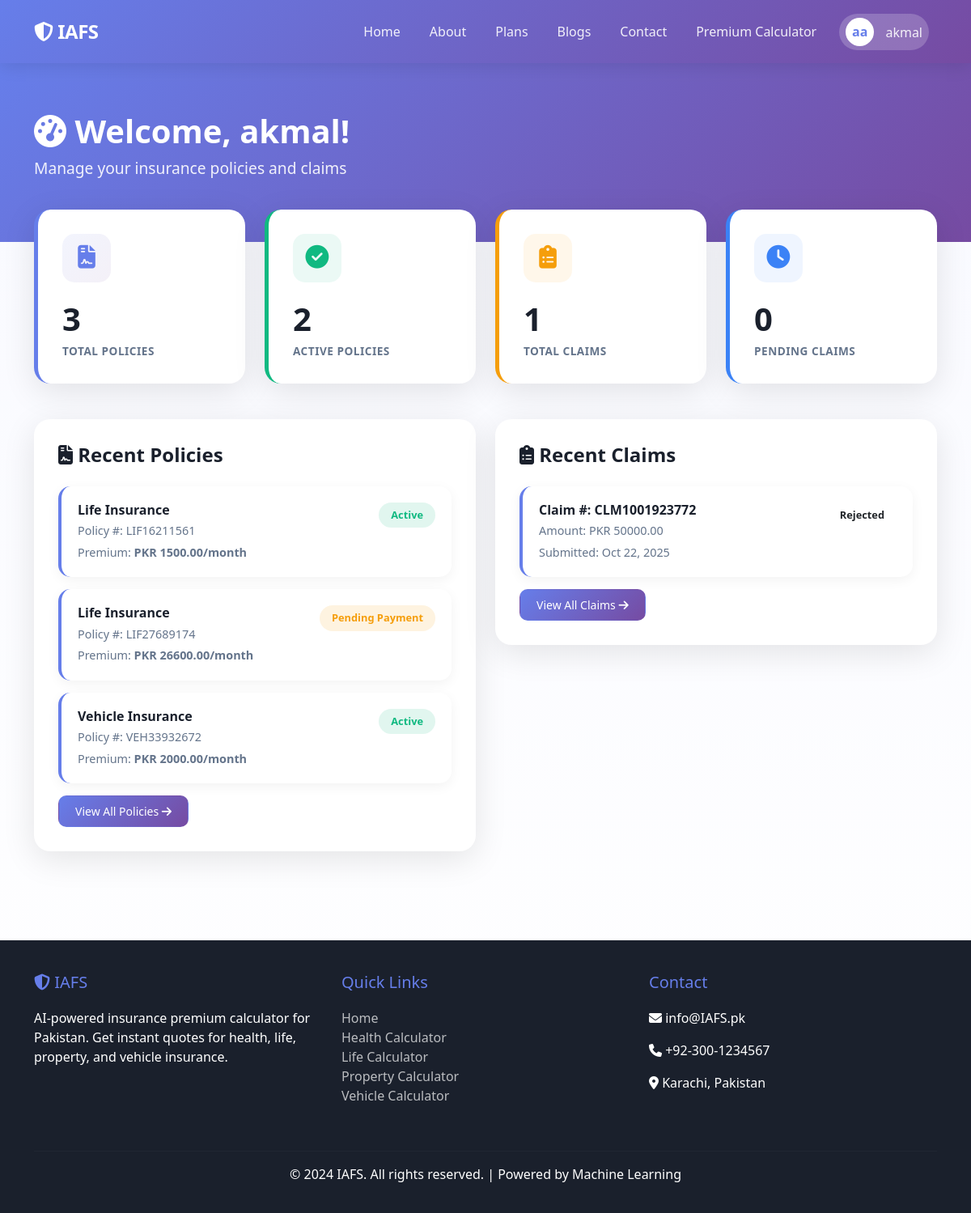
The app's page /dashboard/ (signed in) with its own data.
### calculator/models.py (models this page shows, shortened)
class Policy(models.Model):
    INSURANCE_TYPES = [
        ('health', 'Health Insurance'),
        ('life', 'Life Insurance'),
        ('property', 'Property Insurance'),
        ('vehicle', 'Vehicle Insurance'),
    ]
    STATUS_CHOICES = [
        ('pending', 'Pending Payment'),
        ('active', 'Active'),
        ('expired', 'Expired'),
        ('cancelled', 'Cancelled'),
    ]
    policy_number = models.CharField(max_length=20, unique=True, editable=False)
    user = models.ForeignKey(User, on_delete=models.CASCADE, related_name='policies')
    insurance_type = models.CharField(max_length=20, choices=INSURANCE_TYPES)
    monthly_premium = models.DecimalField(max_digits=10, decimal_places=2)
    yearly_premium = models.DecimalField(max_digits=10, decimal_places=2)
    coverage_amount = models.DecimalField(max_digits=12, decimal_places=2)
    start_date = models.DateField()
    end_date = models.DateField()
    status = models.CharField(max_length=20, choices=STATUS_CHOICES, default='pending')
    policy_data = models.JSONField()  # Store all input data
    created_at = models.DateTimeField(auto_now_add=True)
    updated_at = models.DateTimeField(auto_now=True)
    class Meta:
        ordering = ['-created_at']
        verbose_name_plural = 'Policies'

class Claim(models.Model):
    CLAIM_STATUS = [
        ('submitted', 'Submitted'),
        ('under_review', 'Under Review'),
        ('approved', 'Approved'),
        ('rejected', 'Rejected'),
        ('settled', 'Settled'),
    ]
    claim_number = models.CharField(max_length=20, unique=True, editable=False)
    policy = models.ForeignKey(Policy, on_delete=models.CASCADE, related_name='claims')
    user = models.ForeignKey(User, on_delete=models.CASCADE)
    claim_amount = models.DecimalField(max_digits=10, decimal_places=2)
    incident_date = models.DateField()
    incident_description = models.TextField()
    document1 = models.FileField(upload_to='claim_documents/', blank=True, null=True)
    document2 = models.FileField(upload_to='claim_documents/', blank=True, null=True)
    document3 = models.FileField(upload_to='claim_documents/', blank=True, null=True)
    status = models.CharField(max_length=20, choices=CLAIM_STATUS, default='submitted')
    admin_notes = models.TextField(blank=True, null=True)
    approved_amount = models.DecimalField(max_digits=10, decimal_places=2, blank=True, null=True)
    submitted_at = models.DateTimeField(auto_now_add=True)
    updated_at = models.DateTimeField(auto_now=True)
    class Meta:
        ordering = ['-submitted_at']

### calculator/views.py (the view)
# urls.py: path('dashboard/', views.user_dashboard, name='user_dashboard'),
@login_required
def user_dashboard(request):
    policies = Policy.objects.filter(user=request.user)
    claims = Claim.objects.filter(user=request.user)
    context = {
        'total_policies': policies.count(),
        'active_policies': policies.filter(status='active').count(),
        'total_claims': claims.count(),
        'pending_claims': claims.filter(status='submitted').count(),
        'recent_policies': policies[:5],
        'recent_claims': claims[:5],
    }
    return render(request, 'calculator/dashboard/user_dashboard.html', context)

### calculator/templates/calculator/dashboard/user_dashboard.html (shortened to what this page needs)
{% extends 'calculator/base.html' %}
{% block content %}
<section class="dashboard-hero">
    <div class="container">
        <h1 class="text-white" style="font-weight: 800;">
            <i class="fas fa-tachometer-alt"></i> Welcome, {{ user.first_name|default:user.username }}!
        </h1>
        <p class="text-white" style="font-size: 1.2rem; opacity: 0.9;">
            Manage your insurance policies and claims
        </p>
    </div>
</section>
<div class="container" style="margin-top: -40px; margin-bottom: 60px;">
    <div class="row">
        <div class="col-lg-3 col-md-6">
            <div class="stat-card primary">
                <div class="stat-icon primary">
                    <i class="fas fa-file-contract"></i>
                </div>
                <div class="stat-number">{{ total_policies }}</div>
                <div class="stat-label">Total Policies</div>
            </div>
        </div>
        <div class="col-lg-3 col-md-6">
            <div class="stat-card success">
                <div class="stat-icon success">
                    <i class="fas fa-check-circle"></i>
                </div>
                <div class="stat-number">{{ active_policies }}</div>
                <div class="stat-label">Active Policies</div>
            </div>
        </div>
        <div class="col-lg-3 col-md-6">
            <div class="stat-card warning">
                <div class="stat-icon warning">
                    <i class="fas fa-clipboard-list"></i>
                </div>
                <div class="stat-number">{{ total_claims }}</div>
                <div class="stat-label">Total Claims</div>
            </div>
        </div>
        <div class="col-lg-3 col-md-6">
            <div class="stat-card info">
                <div class="stat-icon info">
                    <i class="fas fa-clock"></i>
                </div>
                <div class="stat-number">{{ pending_claims }}</div>
                <div class="stat-label">Pending Claims</div>
            </div>
        </div>
    </div>
    <div class="row mt-4">
        <div class="col-lg-6">
            <div class="section-card">
                <h4 class="mb-4" style="color: #1a202c; font-weight: 700;">
                    <i class="fas fa-file-contract"></i> Recent Policies
                </h4>
                {% if recent_policies %}
                    {% for policy in recent_policies %}
                    <div class="policy-card">
                        <div class="d-flex justify-content-between align-items-start">
                            <div>
                                <h6 style="color: #1a202c; font-weight: 700; margin-bottom: 5px;">
                                    {{ policy.get_insurance_type_display }}
                                </h6>
                                <p style="color: #64748b; margin: 0; font-size: 0.9rem;">
                                    Policy #: {{ policy.policy_number }}
                                </p>
                                <p style="color: #64748b; margin: 5px 0 0 0; font-size: 0.9rem;">
                                    Premium: <strong>PKR {{ policy.monthly_premium }}/month</strong>
                                </p>
                            </div>
                            <span class="badge-status badge-{{ policy.status }}">
                                {{ policy.get_status_display }}
                            </span>
                        </div>
                    </div>
                    {% endfor %}
                    <a href="{% url 'my_policies' %}" class="btn btn-sm" style="background: var(--primary-gradient); color: white; border-radius: 10px; padding: 8px 20px;">
                        View All Policies <i class="fas fa-arrow-right"></i>
                    </a>
                {% else %}
                    <p style="color: #64748b;">No policies yet. <a href="{% url 'home' %}" style="color: #667eea;">Get a quote now!</a></p>
                {% endif %}
            </div>
        </div>
        <div class="col-lg-6">
            <div class="section-card">
                <h4 class="mb-4" style="color: #1a202c; font-weight: 700;">
                    <i class="fas fa-clipboard-list"></i> Recent Claims
                </h4>
                {% if recent_claims %}
                    {% for claim in recent_claims %}
                    <div class="claim-card">
                        <div class="d-flex justify-content-between align-items-start">
                            <div>
                                <h6 style="color: #1a202c; font-weight: 700; margin-bottom: 5px;">
                                    Claim #: {{ claim.claim_number }}
                                </h6>
                                <p style="color: #64748b; margin: 0; font-size: 0.9rem;">
                                    Amount: PKR {{ claim.claim_amount }}
                                </p>
                                <p style="color: #64748b; margin: 5px 0 0 0; font-size: 0.9rem;">
                                    Submitted: {{ claim.submitted_at|date:"M d, Y" }}
                                </p>
                            </div>
                            <span class="badge-status badge-{{ claim.status }}">
                                {{ claim.get_status_display }}
                            </span>
                        </div>
                    </div>
                    {% endfor %}
                    <a href="{% url 'my_claims' %}" class="btn btn-sm" style="background: var(--primary-gradient); color: white; border-radius: 10px; padding: 8px 20px;">
                        View All Claims <i class="fas fa-arrow-right"></i>
                    </a>
                {% else %}
                    <p style="color: #64748b;">No claims submitted yet.</p>
                {% endif %}
            </div>
        </div>
    </div>
</div>
{% endblock %}

### calculator/templates/calculator/base.html (shortened to what this page needs)
{% load static %}
<!DOCTYPE html>
<html lang="en">
<head>
    <link href="https://cdn.jsdelivr.net/npm/bootstrap@5.3.0/dist/css/bootstrap.min.css" rel="stylesheet">
    <link rel="stylesheet" href="https://cdnjs.cloudflare.com/ajax/libs/font-awesome/6.4.0/css/all.min.css">
</head>
<body>
    <nav class="navbar navbar-expand-lg navbar-dark">
        <div class="container">
            <a class="navbar-brand" href="{% url 'index' %}">
                <i class="fas fa-shield-alt"></i> IAFS
            </a>
            <div class="collapse navbar-collapse" id="navbarNav">
                <ul class="navbar-nav ms-auto align-items-center">
                    <li class="nav-item">
                        <a class="nav-link" href="{% url 'index' %}">
                             Home
                        </a>
                    </li>
                    <li class="nav-item">
                        <a class="nav-link" href="{% url 'about' %}">
                            About
                        </a>
                    </li>
                    <li class="nav-item">
                        <a class="nav-link" href="{% url 'plans' %}">
                             Plans
                        </a>
                    </li>
                    <li class="nav-item">
                        <a class="nav-link" href="{% url 'blog_list' %}">
                          Blogs
                        </a>
                    </li>
                    <li class="nav-item">
                        <a class="nav-link" href="{% url 'contact' %}">
                             Contact
                        </a>
                    </li>
                    <li class="nav-item">
                        <a class="nav-link" href="{% url 'home' %}">
                             Premium Calculator
                        </a>
                    </li>
                    {% if user.is_authenticated %}
                    <li class="nav-item dropdown">
                        <a class="nav-link user-dropdown" href="#" id="userDropdown" role="button" data-bs-toggle="dropdown">
                            <span class="user-avatar">
                                {% if user.first_name %}
                                    {{ user.first_name.0 }}{{ user.last_name.0 }}
                                {% else %}
                                    {{ user.username.0|upper }}
                                {% endif %}
                            </span>
                            <span>{{ user.first_name|default:user.username }}</span>
                        </a>
                    </li>
                    {% endif %}
                </ul>
            </div>
        </div>
    </nav>
    {% block content %}{% endblock %}
    <footer class="footer">
        <div class="container">
            <div class="row">
                <div class="col-md-4 mb-4">
                    <h5><i class="fas fa-shield-alt"></i>  IAFS</h5>
                    <p>AI-powered insurance premium calculator for Pakistan. Get instant quotes for health, life, property, and vehicle insurance.</p>
                </div>
                <div class="col-md-4 mb-4">
                    <h5>Quick Links</h5>
                    <ul class="list-unstyled">
                        <li><a href="{% url 'home' %}">Home</a></li>
                        <li><a href="{% url 'health_calculator' %}">Health Calculator</a></li>
                        <li><a href="{% url 'life_calculator' %}">Life Calculator</a></li>
                        <li><a href="{% url 'property_calculator' %}">Property Calculator</a></li>
                        <li><a href="{% url 'vehicle_calculator' %}">Vehicle Calculator</a></li>
                    </ul>
                </div>
                <div class="col-md-4 mb-4">
                    <h5>Contact</h5>
                    <p><i class="fas fa-envelope"></i> info@IAFS.pk</p>
                    <p><i class="fas fa-phone"></i> +92-300-1234567</p>
                    <p><i class="fas fa-map-marker-alt"></i> Karachi, Pakistan</p>
                </div>
            </div>
            <hr style="border-color: rgba(255,255,255,0.1)">
            <div class="text-center">
                <p>&copy; 2024  IAFS. All rights reserved. | Powered by Machine Learning</p>
            </div>
        </div>
    </footer>
</body>
</html>

### records on screen
Policy: insurance_type "Life Insurance", policy_number "LIF16211561", monthly_premium "1500.00", status "Active"
Policy: insurance_type "Life Insurance", policy_number "LIF27689174", monthly_premium "26600.00", status "Pending Payment"
Policy: insurance_type "Vehicle Insurance", policy_number "VEH33932672", monthly_premium "2000.00", status "Active"
Claim: claim_number "CLM1001923772", claim_amount "50000.00", submitted_at "Oct 22, 2025", status "Rejected"

### other values on screen
{{ user.first_name.0 }} "a"
{{ user.last_name.0 }} "a"
{{ user.first_name|default:user.username }} "akmal"
{{ total_policies }} "3"
{{ active_policies }} "2"
{{ total_claims }} "1"
{{ pending_claims }} "0"
